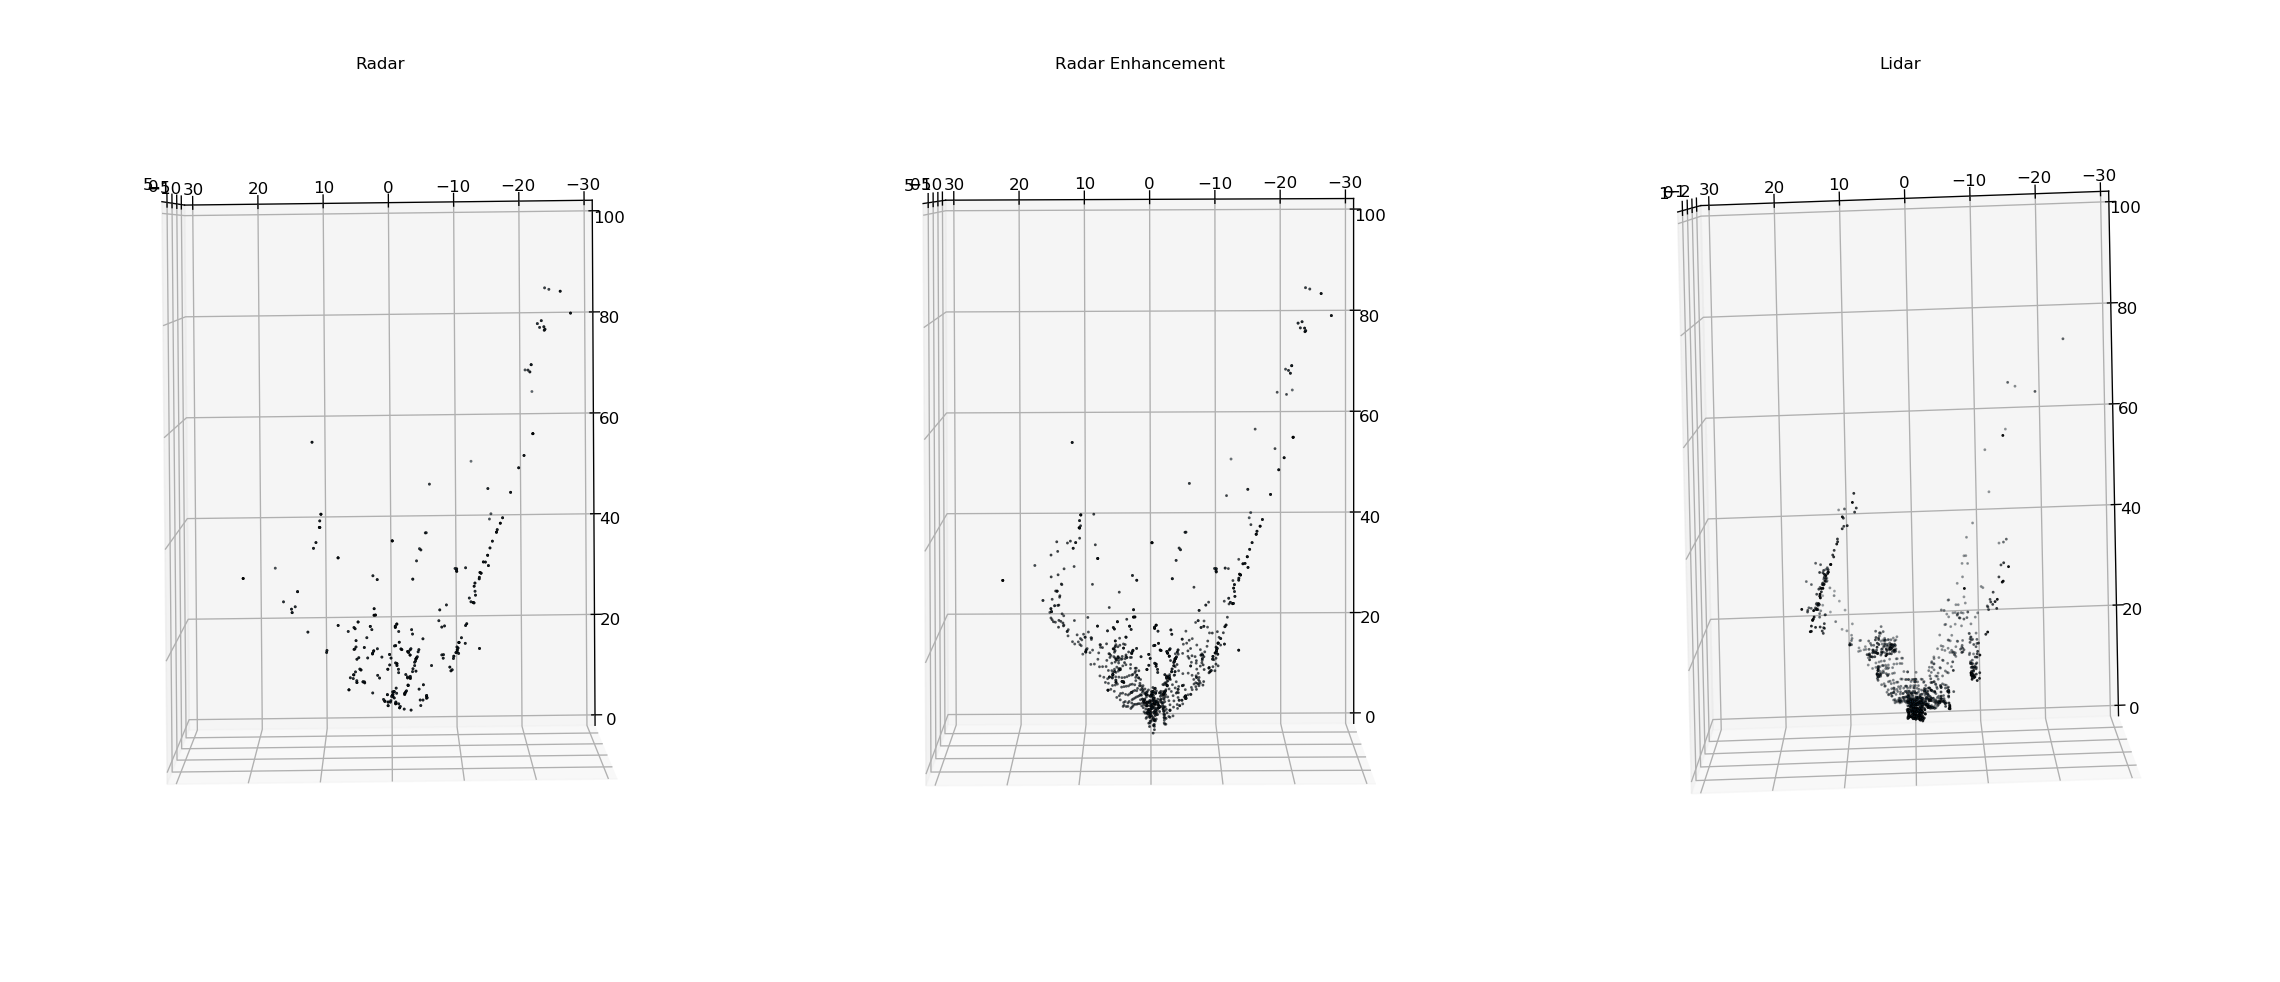

Write the Python code that produced this figure.
import torch
import numpy as np
import time
import onnxruntime
import pandas as pd
import matplotlib.pyplot as plt
from mpl_toolkits.mplot3d import Axes3D

fx = 1495.468642
fy = 1495.468642
cx = 961.272442
cy = 624.89592
projection_matrix2 = np.array([[-0.013857  ,  -0.9997468,  0.01772762 , 0.05283124],
                               [ 0.10934269, -0.01913807, -0.99381983 , 0.98100483],
                               [ 0.99390751, -0.01183297,  0.1095802  , 1.44445002],
                               [ 0.        ,  0.        ,  0.         , 1.        ]])
                               
upsample_lidar = torch.nn.Upsample(size=1024, mode='nearest')
upsample_radar = torch.nn.Upsample(size=512, mode='nearest')
lidar = np.array(pd.read_hdf("00000.hdf",'lidar')).reshape((-1, 4)).T
radar = np.array(pd.read_hdf("00000.hdf",'radar')).reshape((-1, 7)).T
lidar = torch.from_numpy(lidar).float()
radar = torch.from_numpy(radar).float()
lidar = upsample_lidar(torch.unsqueeze(lidar,dim=0)).squeeze().T
radar = upsample_radar(torch.unsqueeze(radar,dim=0)).squeeze().T
lidar = lidar[:,:3].numpy()
radar = radar[:,:6].reshape(1,512,6).numpy()/1935
sess = onnxruntime.InferenceSession('enhance.onnx',providers=['CPUExecutionProvider'])
pred = sess.run([], {'input': radar})[0][0]*1935


x = radar[0,:,:3]*1935
pred = np.concatenate((pred,x),axis =0)
projection_matrix = np.linalg.inv(np.array([[fx,0,cx],[0,fy,cy],[0,0,1]]))
depth_lidar = lidar[:, 2].reshape(-1,1)
lidar = np.hstack((lidar[:, :2],np.ones((lidar.shape[0], 1),dtype=np.float32)))
lidar = depth_lidar * (lidar @ projection_matrix.T)
depth = pred[:, 2].reshape(-1,1)
pred = np.hstack((pred[:, :2],np.ones((pred.shape[0], 1),dtype=np.float32)))
pred = depth * (pred @ projection_matrix.T)
projection_matrix = projection_matrix2[:3,:3]
pred = pred[:,:3].dot(projection_matrix)
projection_matrix = projection_matrix2[:3,:3]
lidar = lidar[:,:3].dot(projection_matrix)
fig = plt.figure(figsize=(19, 12),dpi=120)
ax1 = fig.add_subplot(131, projection='3d')
ax1.scatter(pred[512:,0],pred[512:,1],pred[512:,2],s = 2,edgecolor="black",marker=".")
ax1.set_title('Radar', fontsize=10)
ax2 = fig.add_subplot(132, projection='3d')
ax2.scatter(pred[:,0],pred[:,1],pred[:,2],s = 2,edgecolor="black",marker=".")
ax2.set_title('Radar Enhancement', fontsize=10)
ax3 = fig.add_subplot(133, projection='3d')
ax3.scatter(lidar[:,0],lidar[:,1],lidar[:,2],s = 2,edgecolor="black",marker=".")
ax3.set_title('Lidar', fontsize=10)
ax1.set_ylim(400,1200)
ax2.set_ylim(400,1200)
ax3.set_ylim(400,1200)
ax1.set_xlim(0,100)
ax2.set_xlim(0,100)
ax3.set_xlim(0,100)
ax1.set_ylim(-30,30)
ax2.set_ylim(-30,30)
ax3.set_ylim(-30,30)
plt.show()  
